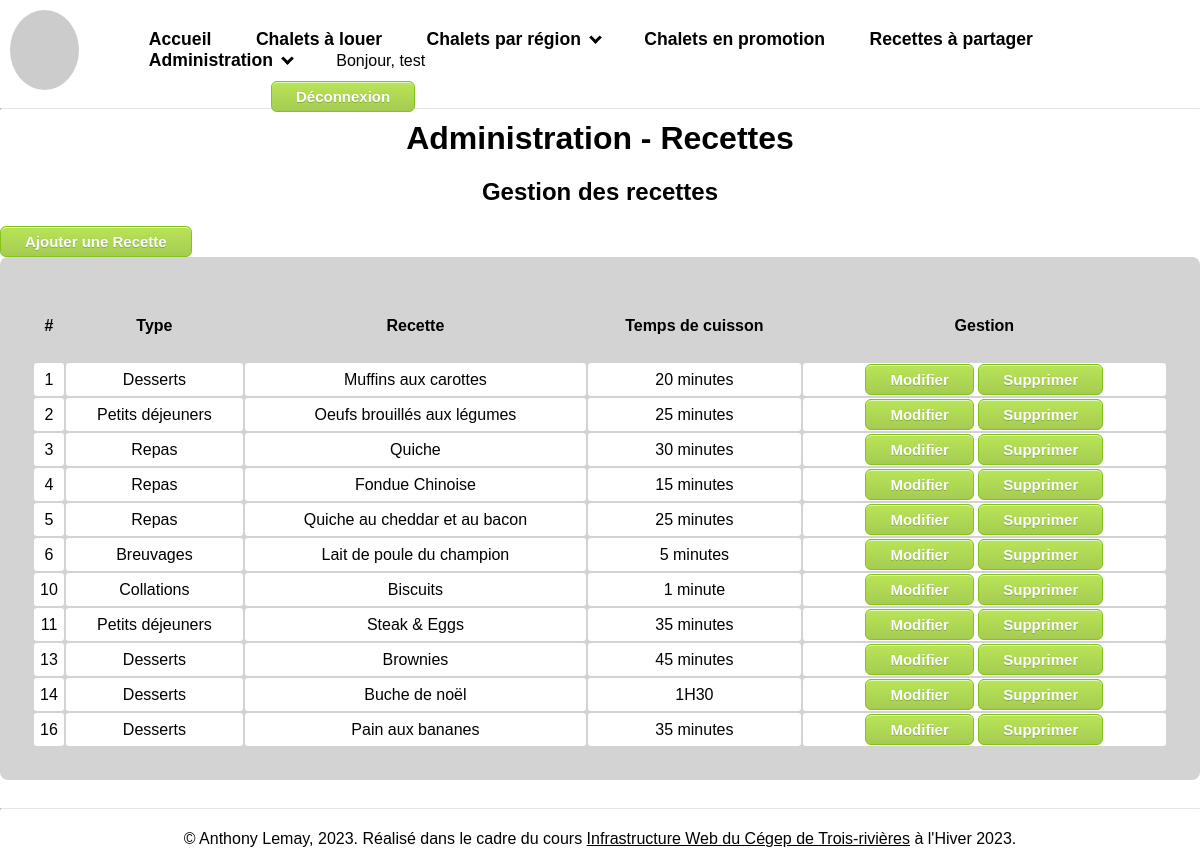
Screenshot of /administration_module_personnel.php (signed in) with the database file from the repository.
### tables this page shows
CREATE TABLE `recette` (
  `id_recette` int NOT NULL,
  `nom_recette` varchar(100) NOT NULL,
  `temps_cuisson_recette` text NOT NULL,
  `id_type` int NOT NULL
);

CREATE TABLE `type` (
  `id_type` int NOT NULL,
  `type_repas` varchar(25) NOT NULL
);

### controllers/recette.php (called while the page is built, shortened)
<?php
require_once (__DIR__ . '/../models/recette.php');
class ControllerRecette{
    function adminToutesRecettes() {
        $recettes = ModelRecette::getAllRecettes();
        require  __DIR__ . '/../views/recettes/gestionRecettes.php';
    }
}

### models/recette.php (called while the page is built, shortened)
<?php
    class ModelRecette {
        public function __construct(
        $id_recette,
        $nom_recette,
        $id_type,
        $type_repas,
        $temps_cuisson_recette)
        {
        $this->id_recette = $id_recette;
        $this->nom_recette = $nom_recette;
        $this->id_type = $id_type;
        $this->temps_cuisson_recette = $temps_cuisson_recette;
        }
        public static function getAllRecettes() {
            $liste = [];
            $mysqli = Db::connecterDB_2();
            $resultatRequete = $mysqli->query("SELECT r.id_recette,
            r.temps_cuisson_recette, r.nom_recette, r.id_type, t.type_repas
             FROM recette r
             INNER JOIN type t ON r.id_type = t.id_type;
            ");
            foreach ($resultatRequete as $enregistrement) {
                $liste[] = new ModelRecette(
                    $enregistrement['id_recette'],
                    $enregistrement['nom_recette'],
                    $enregistrement['type_repas'],
                    $enregistrement['id_type'],
                    $enregistrement['temps_cuisson_recette']);
            }
            return $liste;
        }
    }
?>

### views/recettes/gestionRecettes.php (the view)
<h2>Gestion des recettes</h2>
<button onclick="ouvrirDialogueAjout()">Ajouter une Recette</button>
<table class="table">
    <tr>
        <th>#</th>
        <th>Type</th>
        <th>Recette</th>
        <th>Temps de cuisson</th>
        <th>Gestion</th>
    </tr>
    <?php
    foreach ($recettes as $recette) {
        ?>
        <tr>
            <td>
                <?= $recette->id_recette ?>
            </td>
            <td>
                <?= $recette->id_type ?>
            </td>
            <td>
                <?= $recette->nom_recette ?>
            </td>
            <td>
                <?= $recette->temps_cuisson_recette ?>
            </td>
            <td>
                <button onclick="ouvrirDialogueEdition(<?= $recette->id_recette ?>)">Modifier</button>
                <button onclick="ouvrirDialogueSuppression(<?= $recette->id_recette ?>)">Supprimer</button>
            </td>
        </tr>
        <?php
    }
    ?>
</table>

### css/styles.css (style rules this page uses)
html { margin:0; padding:0 }
body { margin: 100px 0 0 0; padding: 20px 0; font-family: Arial, sans-serif; }
.light-mode, .light-mode a, .light-mode header { background-color: white; color: black; }
main h1, main h2, main>p, footer { text-align:center; }
button { box-shadow: inset 0px 1px 0px 0px #d9fbbe; background: linear-gradient(to bottom, #b8e356 5%, #a5cc52 100%); background-color: #b8e356; border-radius: 6px; border: 1px solid #83c41a; display: inline-block; cursor: pointer; color: #ffffff; font-family: Arial; font-size: 15px; font-weight: bold; padding: 6px 24px; text-decoration: none; text-shadow: 0px 1px 0px #86ae47; }
.table { width:100%; background-color: lightgrey; border-radius: .5rem; text-align: center; padding: 2rem; }
th { height: 70px; }
td { background-color: white; border-radius: .2rem; border: none; border-spacing: 0; border-collapse: collapse; }

### rows the page displays
recette: id_recette "1", id_type.type_repas "Desserts", nom_recette "Muffins aux carottes", temps_cuisson_recette "20 minutes"
recette: id_recette "2", id_type.type_repas "Petits déjeuners", nom_recette "Oeufs brouillés aux légumes", temps_cuisson_recette "25 minutes"
recette: id_recette "3", id_type.type_repas "Repas", nom_recette "Quiche", temps_cuisson_recette "30 minutes"
recette: id_recette "4", id_type.type_repas "Repas", nom_recette "Fondue Chinoise", temps_cuisson_recette "15 minutes"
recette: id_recette "5", id_type.type_repas "Repas", nom_recette "Quiche au cheddar et au bacon", temps_cuisson_recette "25 minutes"
recette: id_recette "6", id_type.type_repas "Breuvages", nom_recette "Lait de poule du champion", temps_cuisson_recette "5 minutes"
recette: id_recette "10", id_type.type_repas "Collations", nom_recette "Biscuits", temps_cuisson_recette "1 minute"
recette: id_recette "11", id_type.type_repas "Petits déjeuners", nom_recette "Steak & Eggs", temps_cuisson_recette "35 minutes"
recette: id_recette "13", id_type.type_repas "Desserts", nom_recette "Brownies", temps_cuisson_recette "45 minutes"
recette: id_recette "14", id_type.type_repas "Desserts", nom_recette "Buche de noël", temps_cuisson_recette "1H30"
recette: id_recette "16", id_type.type_repas "Desserts", nom_recette "Pain aux bananes", temps_cuisson_recette "35 minutes"

### other values shown
$_SESSION['utilisateur'] "test"
